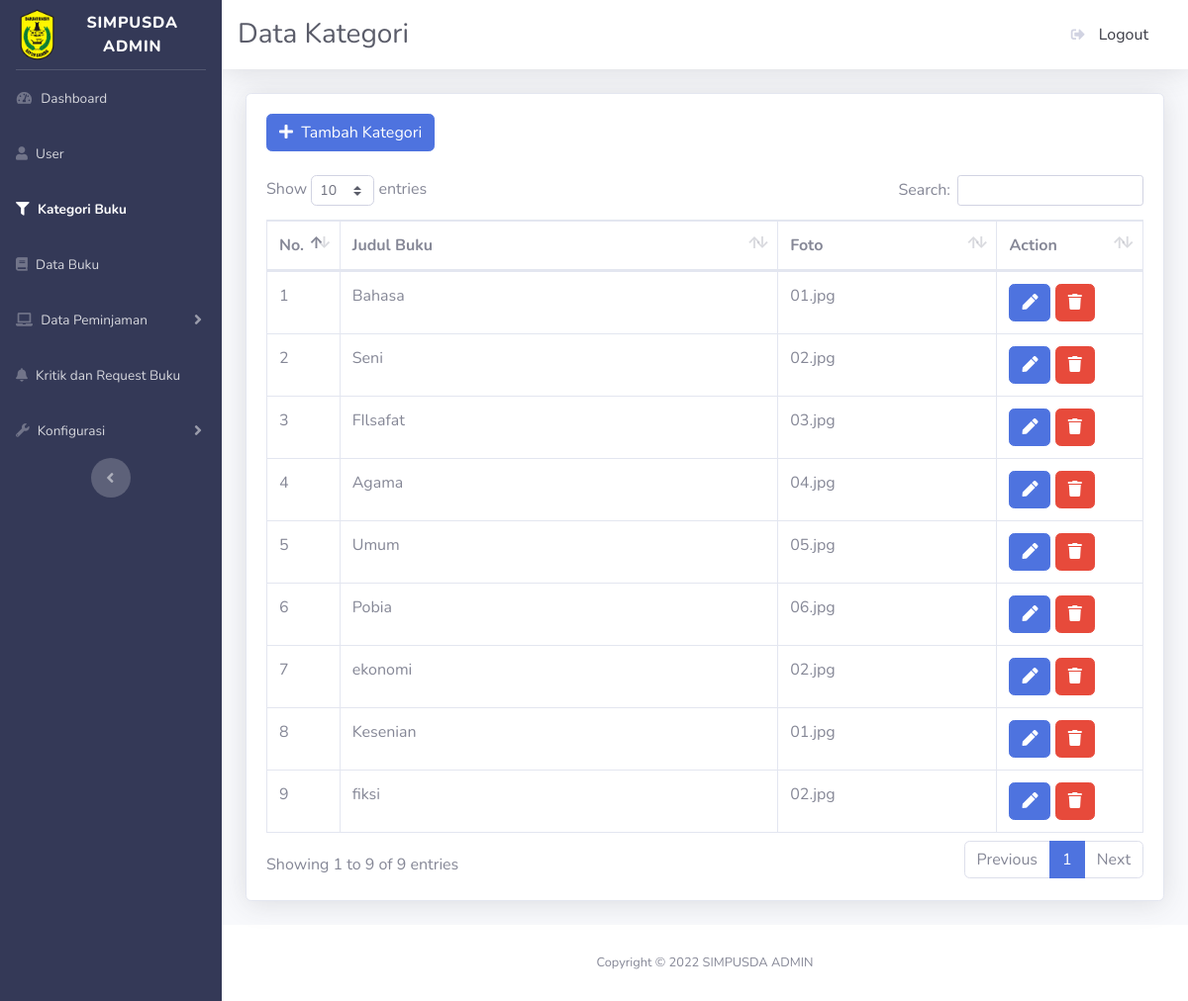
Page /admin/kategoribuku.php on the committed database.
### tables this page shows
CREATE TABLE `m_kategori` (
  `id` int(10) UNSIGNED NOT NULL,
  `nama_kategori` varchar(25) NOT NULL,
  `foto` varchar(255) NOT NULL
);

### admin/kategoribuku.php (the view, shortened to what this page needs)
<?php
include_once("config.php");
$stmt_kategori = $pdo_conn->prepare("SELECT * FROM m_kategori ORDER BY id ASC");
$stmt_kategori->execute();
$result_kategori = $stmt_kategori->fetchAll();
?>
<!DOCTYPE html>
<html lang="en">
<head>
    <link href="vendor/fontawesome-free/css/all.min.css" rel="stylesheet" type="text/css">
    <link href="css/sb-admin-2.min.css" rel="stylesheet">
    <link href="vendor/datatables/dataTables.bootstrap4.min.css" rel="stylesheet">
</head>
<body id="page-top">
    <div id="wrapper">
        <ul class="navbar-nav bg-gradient-primary sidebar sidebar-dark accordion" id="accordionSidebar">
            <a class="sidebar-brand d-flex align-items-center justify-content-center" href="index.php">
                <div class="sidebar-brand-icon">
                    <img class="logo-abbr" height="60px" src="./img/logobaru.png" alt="">
                </div>
                <div class="sidebar-brand-text mx-3">SIMPUSDA ADMIN</div>
            </a>
            <hr class="sidebar-divider my-0">
            <li class="nav-item">
                <a class="nav-link" href="index.php">
                    <i class="fas fa-fw fa-tachometer-alt"></i>
                    <span>Dashboard</span></a>
            </li>
            <li class="nav-item">
                <a class="nav-link" href="user.php">
                    <i class="fa fa-user"></i>
                    <span>User</span></a>
            </li>
            <li class="nav-item active">
                <a class="nav-link" href="kategoribuku.php">
                    <i class="fa fa-filter"></i>
                    <span>Kategori Buku</span></a>
            </li>
            <li class="nav-item">
                <a class="nav-link" href="databuku.php">
                    <i class="fa fa-book"></i>
                    <span>Data Buku</span></a>
            </li>
            <li class="nav-item">
                <a class="nav-link collapsed" href="#" data-toggle="collapse" data-target="#collapseTwo"
                    aria-expanded="true" aria-controls="collapseTwo">
                    <i class="fa fa-laptop"></i>
                    <span>Data Peminjaman</span>
                </a>
            </li>
            <li class="nav-item">
                <a class="nav-link" href="kritikdanrequest.php">
                    <i class="fa fa-bell"></i>
                    <span>Kritik dan Request Buku</span></a>
            </li>
            <li class="nav-item">
                <a class="nav-link collapsed" href="#" data-toggle="collapse" data-target="#collapseUtilities"
                    aria-expanded="true" aria-controls="collapseUtilities">
                    <i class="fa fa-wrench"></i>
                    <span>Konfigurasi</span>
                </a>
            </li>
            <div class="text-center d-none d-md-inline">
                <button class="rounded-circle border-0" id="sidebarToggle"></button>
            </div>
        </ul>
        <div id="content-wrapper" class="d-flex flex-column">
            <div id="content">
                <nav class="navbar navbar-expand navbar-light bg-white topbar mb-4 static-top shadow">
                    <h3 class="h3 mb-0 text-gray-800">Data Kategori</h3>
                    <ul class="navbar-nav ml-auto">
                                <a class="dropdown-item" href="#" data-toggle="modal" data-target="#logoutModal">
                                    <i class="fas fa-sign-out-alt fa-sm fa-fw mr-2 text-gray-400"></i>
                                    Logout
                                </a>
                    </ul>
                </nav>
                <div class="container-fluid">
                    <div class="card shadow mb-4">
                        <div class="card-body">
                        <button type="button" class="btn btn-primary" data-toggle="modal" data-target="#exampleModal2">
                                    <i class="fa fa-plus"></i>&nbsp; Tambah Kategori
                                </button> <br><br>
                            <div class="table-responsive">
                                <table class="table table-bordered" id="dataTable" width="100%" cellspacing="0">
                                <thead>
                                        <tr>
                                          <th class="col-1">No.</th>
                                          <th class="col-6">Judul Buku</th>
                                          <th class="col-3">Foto</th>
                                          <th class="col-2">Action</th>
                                        </tr>
                                      </thead>
                                      <tbody>
                                        <?php
                                        $no = 1;
                                        foreach($result_kategori as $user_data){
                                            echo "<tr>";
                                            echo "<td>".$no++."</td>";
                                            echo "<td>".$user_data['nama_kategori']."</td>";
                                            echo "<td>".$user_data['foto']."</td>";
                                            echo "<td>
                                            <a href='editkategori.php?id=$user_data[id]'><button class='btn btn-primary' title='Edit'>
                                            <i class ='fa fa-pen'></i></button></a>
                                            <a href='hapuskategori.php?id=$user_data[id]' class ='confirmation'><button class='btn btn-danger' title='Hapus'>
                                            <i class ='fa fa-trash'></i></button></a>
                                            </td>
                                            </tr>";
                                          }
                                        ?>
                                    </tbody>
                                </table>
                            </div>
                        </div>
                    </div>
                </div>
            </div>
            <footer class="sticky-footer bg-white">
                <div class="container my-auto">
                    <div class="copyright text-center my-auto">
                    <span>Copyright &copy;  SIMPUSDA ADMIN</span>
                    </div>
                </div>
            </footer>
        </div>
    </div>
</body>
</html>

### rows in the picture
m_kategori: nama_kategori "Bahasa", foto "01.jpg"
m_kategori: nama_kategori "Seni", foto "02.jpg"
m_kategori: nama_kategori "FIlsafat", foto "03.jpg"
m_kategori: nama_kategori "Agama", foto "04.jpg"
m_kategori: nama_kategori "Umum", foto "05.jpg"
m_kategori: nama_kategori "Pobia", foto "06.jpg"
m_kategori: nama_kategori "ekonomi", foto "02.jpg"
m_kategori: nama_kategori "Kesenian", foto "01.jpg"
m_kategori: nama_kategori "fiksi", foto "02.jpg"
